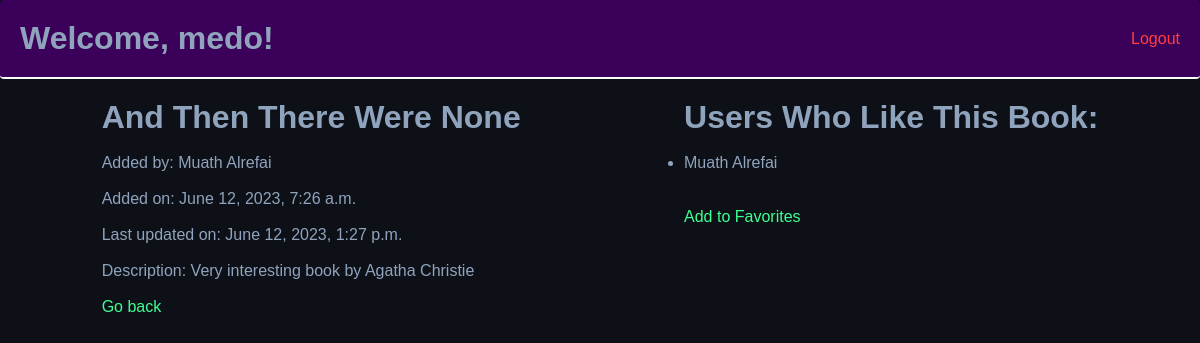
/books/1 (signed in), run on the app's committed database.
### login_app/models.py (models this page shows)
class User(models.Model):
    first_name = models.CharField(max_length=255)
    last_name = models.CharField(max_length=255)
    email = models.EmailField(max_length=254)
    password = models.CharField(max_length=255)
    created_at = models.DateTimeField(auto_now_add=True)
    updated_at = models.DateTimeField(auto_now=True)
    objects = Validator()

### favorites_app/models.py (models this page shows)
class Book(models.Model):
    title = models.CharField(max_length=255)
    description = models.TextField(default="No description added, click Edit to add one now!")
    uploaded_by = models.ForeignKey(User, related_name="books_uploaded", on_delete=models.CASCADE)
    users_who_like = models.ManyToManyField(User, related_name="liked_books")
    created_at = models.DateTimeField(auto_now_add=True)
    updated_at = models.DateTimeField(auto_now=True)

### favorites_app/views.py (the view)
# urls.py: path('books/<int:ID>', views.view_book),
def view_book(request, ID):
    user = User.objects.get(id=request.session['userid'])
    book = Book.objects.get(id = ID)
    context = {
        "user": user,
        "books": models.get_all_books_model(),
        "book": book
    }
    return render(request, 'book_info.html', context)

### favorites_app/models.py (called while the page is built)
def get_all_books_model():
    return Book.objects.all()

### favorites_app/templates/book_info.html (shortened to what this page needs)
<!DOCTYPE html>
<html lang="en">
<head>
    {% load static %}
    <link rel="stylesheet" href="{% static 'books/style.css' %}">
</head>
<body>
    <div class="navbar">
        <h1>Welcome, {{user.first_name}}!</h1>
        <a href="/logout" class="anchor">Logout</a>
    </div>
    <div class="container_book_info">
        <div class="content_left">
            <h1>{{book.title}}</h1><br>
            <p>Added by: {{book.uploaded_by.first_name}} {{book.uploaded_by.last_name}}</p><br>
            <p>Added on: {{book.created_at}}</p><br>
            <p>Last updated on: {{book.updated_at}}</p><br>
            <p>Description: {{book.description}}</p><br>
            <a href="/books" class="anchorG">Go back</a>
        </div>
        <div class="content_right">
            <h1>Users Who Like This Book: </h1><br>
            <ul>
                {% for liked_user in book.users_who_like.all %}
                <li>{{liked_user.first_name}} {{liked_user.last_name}}
                </li>
                {% endfor %}
            </ul><br><br>
            {% if user in book.users_who_like.all %}
            <p><em>(You liked this book)</em></p>
            {% else %}
            <a href="/fav_book/{{book.id}}" class="anchorG">Add to Favorites</a>
            {% endif %}
        </div>
    </div>
</body>
</html>

### favorites_app/static/books/style.css (style rules this page uses)
* { margin: 0; padding: 0; font-family: helvetica; }
body { background-color: #0d1117; color: #90a3bd; }
.navbar { border-bottom: 2px solid white; background-color: rgb(59, 0, 89); border-radius: 4px; display: flex; justify-content: space-between; padding: 20px; width: cover; align-items: center; }
.anchor { text-decoration: none; color: rgb(255, 63, 63); }
.anchorG { text-decoration: none; color: rgb(63, 255, 146); }
.container_book_info { margin: 20px; display: flex; justify-content: space-around; }

### data on the page
User: first_name "medo"
Book: title "And Then There Were None", uploaded_by.first_name "Muath", uploaded_by.last_name "Alrefai", created_at "June 12, 2023, 7:26 a.m.", updated_at "June 12, 2023, 1:27 p.m.", description "Very interesting book by Agatha Christie"
User: first_name "Muath", last_name "Alrefai"
